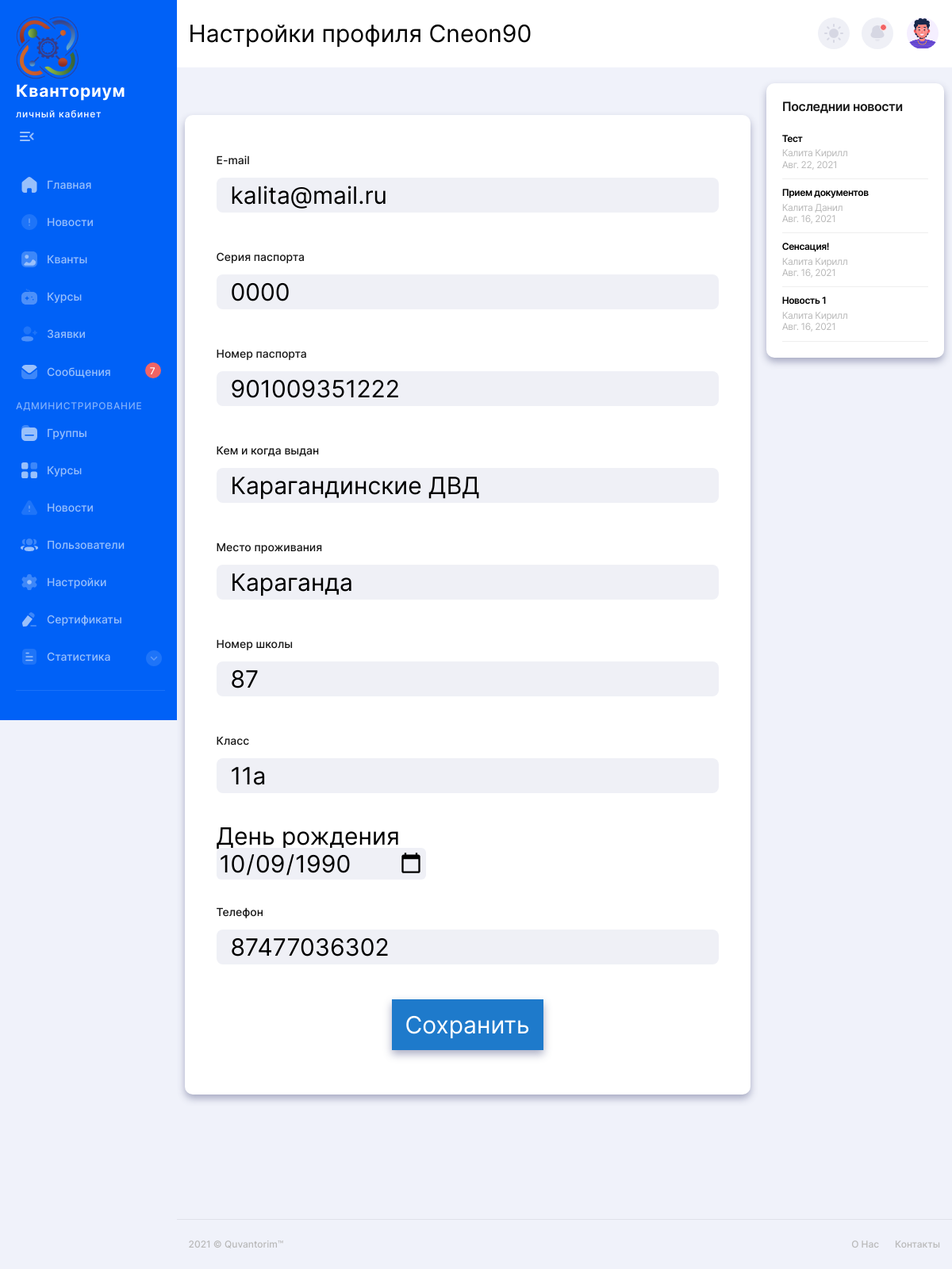
/setting (signed in), run on an earlier commit of the app's database.
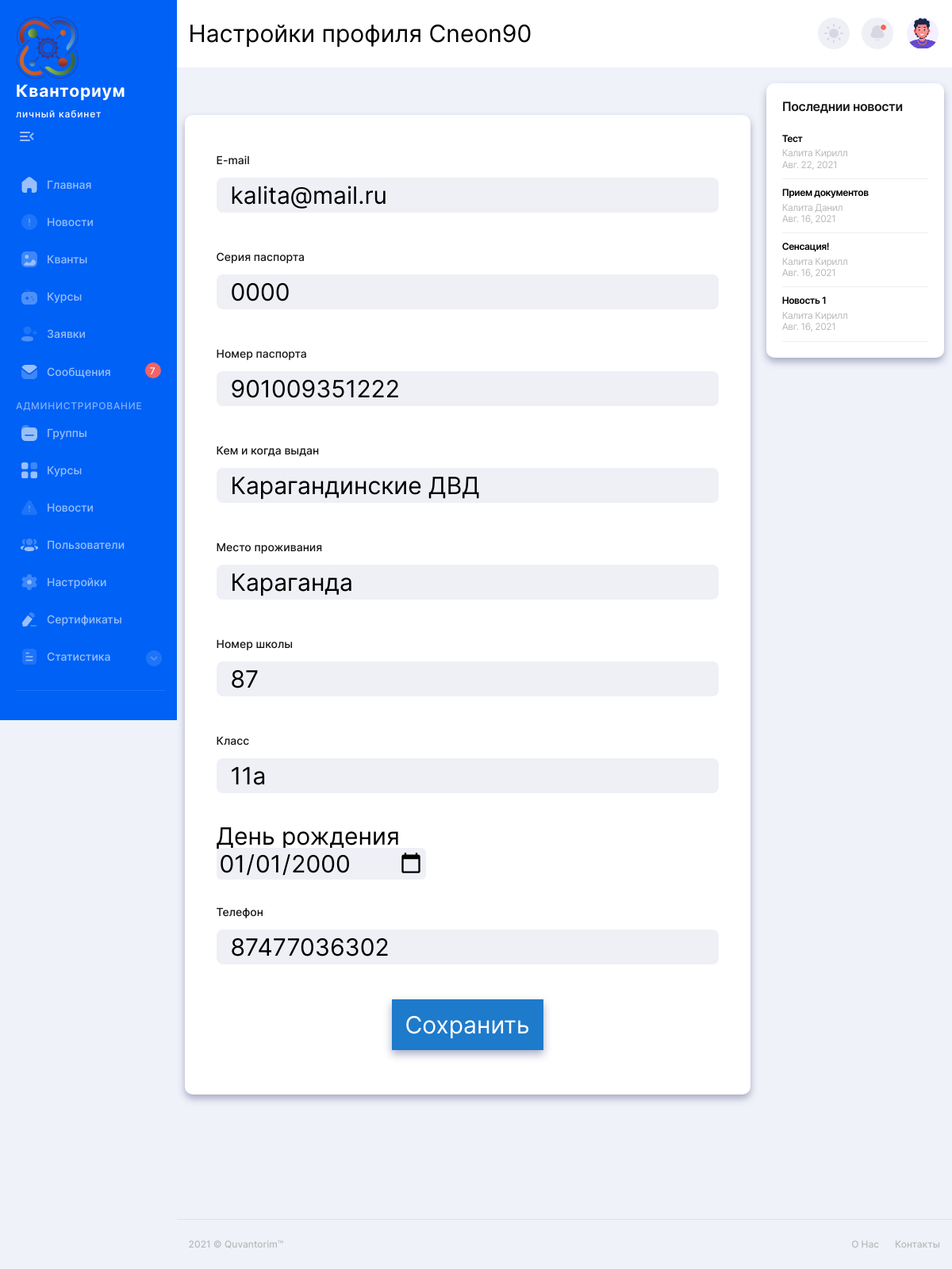
And on a later commit of the database.
### manager/models.py (models this page shows, shortened)
class Profile(models.Model):
    user = models.OneToOneField(User, on_delete=models.CASCADE) #Привязываем к модели юзер
    Passport_series = models.CharField(max_length=10, blank=True)
    Passport_number = models.CharField(max_length=40, blank=True)
    Passport_received = models.CharField(max_length=60, blank=True)
    Location = models.CharField(max_length=30, blank=True)
    School_name = models.CharField(max_length=60, blank=True)
    School_class= models.CharField(max_length=10, blank=True)
    Birth_date = models.DateField(null=True, blank=True)
    Phone = models.CharField(max_length=30, blank=True)
    Status = models.CharField(max_length=10, blank=True)
    id_stepik = models.CharField(max_length=10, blank=True)

### manager/views.py (the view, shortened to what this page needs)
# urls.py: path('setting', views.setting, name='setting'),
def setting(request):
    try:
        test = request.user.profile.Birth_date.__str__()
        print(type(test))
        data = {
            'email': request.user.email,
            'Passport_series': request.user.profile.Passport_series,
            'Passport_number': request.user.profile.Passport_number,
            'Passport_received': request.user.profile.Passport_received,
            'Location': request.user.profile.Location,
            'School_name': request.user.profile.School_name,
            'School_class': request.user.profile.School_class,
            'Birth_date':  test,
            'Phone': request.user.profile.Phone,
        }
        print(request.user.profile.Birth_date)
        form = setting_p(data)
    except Profile.DoesNotExist:
        form = setting_p()
        data = {}
    data['form'] = form
    data['name'] = request.user.username
    data.update(init_news(request))
    return render(request, 'manager/home/setting.html', data)

### manager/functional.py (called while the page is built)
def init_news(request):
    datas={}
    datas['new'] = novelty.objects.all().order_by('-data').order_by('-time')[:settings.NEWS_COLUMN]
    datas['admins'] = request.user.has_perm('manager.can_admins')
    datas['exit'] = request.user.is_authenticated
    return datas

### templates/manager/home/setting.html (shortened to what this page needs)
{% extends "manager/main.html" %}
{% block bar %}
  {% if user.is_authenticated %}   sidebar {% else %}  sidebarno {% endif %}
{% endblock %}
{% block namepage %}
 Настройки профиля  {{ name }}
{% endblock %}
{% block content %}
    <main class="main users chart-page" id="skip-target">
      <div class="container">
          <div class="row">
              <div class="col-lg-9">
                <article class="sign-up">
                    <div class="kirill">
                        <form class="sign-up-form form button_save"  method="POST">
                            <label class="form-label-wrapper">
                                 <p class="form-label">E-mail</p>
                                      {{ form.email }}
                            </label>
                                <div class="error">  {{ form.errors.email }}  <p class="form-label"> </p> </div>
                            <label class="form-label-wrapper">
                                 <p class="form-label">Серия паспорта</p>
                                      {{ form.Passport_series }}
                            </label>
                                <div class="error">  {{ form.errors.Passport_series }}  <p class="form-label"> </p> </div>
                            <label class="form-label-wrapper">
                                <p class="form-label">Номер паспорта</p>
                               {{ form.Passport_number }}
                            </label>
                                <div class="error">  {{ form.errors.Passport_number }}  <p class="form-label"> </p> </div>
                             <label class="form-label-wrapper">
                                <p class="form-label">Кем и когда выдан</p>
                               {{ form.Passport_received }}
                            </label>
                                <div class="error">  {{ form.errors.Passport_received }}  <p class="form-label"> </p> </div>
                             <label class="form-label-wrapper">
                                <p class="form-label">Место проживания</p>
                               {{ form.Location }}
                            </label>
                                <div class="error">  {{ form.errors.Location }}  <p class="form-label"> </p> </div>
                             <label class="form-label-wrapper">
                                <p class="form-label">Номер школы</p>
                               {{ form.School_name }}
                            </label>
                                <div class="error">  {{ form.errors.School_name}}  <p class="form-label"> </p> </div>
                              <label class="form-label-wrapper">
                                <p class="form-label"> Класс </p>
                               {{ form.School_class }}
                            </label>
                                <div class="error">  {{ form.errors.School_class }}  <p class="form-label"> </p> </div>
                             <label class="form-label-wrapper2">
                                <p class="form-label2">День рождения</p>
                                    {{ form.Birth_date }}
                            </label>
                                <div class="error">  {{ form.errors.Birth_date }}  <p class="form-label"> </p> </div>
                             <label class="form-label-wrapper">
                                <p class="form-label">Телефон</p>
                               {{ form.Phone }}
                            </label>
                                <div class="error">  {{ form.errors.Phone }}  <p class="form-label"> </p> </div>
                            <label class="form-label-wrapper">
                            </label>
                            <button type="submit" > Сохранить</button>
                        </form>
                    </div>
                </article>
              </div>
                    <div class="col-lg-3">
            {% include 'manager/news/show_news.html' %}
          </div>
</div>
{% endblock %}

What changed in the data, as far as the page shows it:
changed Profile "Карагандинские ДВД": Birth_date "10/09/1990" → "01/01/2000"
